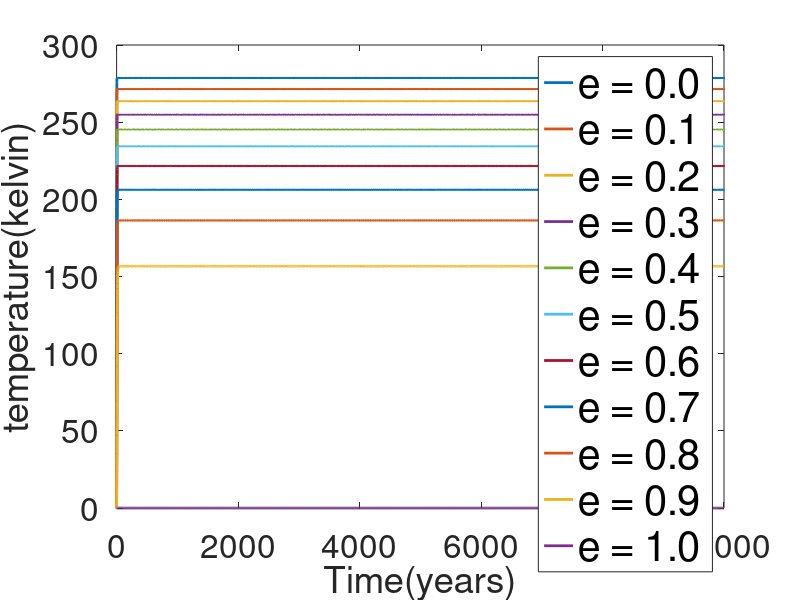

This figure's MATLAB source:
global R const_stefan absorbed_light E alpha_T A B Q

R = 2.912;#(w-yr)/((m^2)*k)
Q = 342 # W/(m^2)
alpha = 0.3 ;# albedo de la terre
const_stefan = 5.67*10^(-8)# W/((m^2)*(K^2)) , constante de Stefan-Boltzmann
absorbed_light = Q*(1-alpha)
E = 0.61 #facteur emissivite
A = 202
B = 1.90
alpha_T = @(T) 0.5 + 0.2 * tanh(0.1 * (265 - T - 273.5));

function Question_1(t,T0)
    display("graph for question 1")
    global R const_stefan absorbed_light
    ode_sys = @(t,T)[(absorbed_light-(const_stefan*T^4))/R];
    [t,T]= ode45(ode_sys, t, T0);
    plot(t,T,'DisplayName', 'temperature');
    xlabel('Time(years)')
    ylabel('temperature(kelvin)')
    hold on
    line([min(t), max(t)], [254.9090, 254.9090], 'Color', 'r', 'LineStyle', '--');
    legend('temperature','y=254.90')
    a = input('press enter to continue');
endfunction
function Question_2(t,T0)
    display("graph for question 2")
    global R const_stefan Q
    legend_entries = {};
    for e = 0:0.1:1;
      ode_sys = @(t,T)[(Q*(1-e)-(const_stefan*T^4))/R];
      [t,T]= ode45(ode_sys, t, T0);
      plot(t,T,'DisplayName', 'temperature', 'LineWidth', 2);

      xlabel('Time(years)', 'FontSize', 24);
      ylabel('temperature(kelvin)', 'FontSize', 24);
      hold on
      legend_entries = [legend_entries, sprintf('e = %.1f', e)];
    end
    set(gca, 'FontSize', 24);
    legend(legend_entries)
    legend(legend_entries, 'FontSize', 30);
    a = input('press enter to continue');
endfunction
function Question_3(t,T0)
    display("graph for question 3")
    global R const_stefan absorbed_light E
    ode_sys = @(t,T)[(absorbed_light-(E*const_stefan*T^4))/R];
    [t,T]= ode45(ode_sys, t, T0);
    plot(t,T,'DisplayName', 'temperature');
    xlabel('Time(years)')
    ylabel('temperature(kelvin)')
    hold on
    line([min(t), max(t)], [288.4382, 288.4382], 'Color', 'r', 'LineStyle', '--');
    legend('temperature','y=288.4382')
    a = input('press enter to continue');
endfunction
function Question_3_bis(t,T0)
    display("graph for question 3")
    global R const_stefan absorbed_light
    legend_entries = {};
    for e = 0:0.1:1;
      ode_sys = @(t,T)[(absorbed_light-(e*const_stefan*T^4))/R];
      [t,T]= ode45(ode_sys, t, T0);
      plot(t,T,'DisplayName', 'temperature');
      hold on
      xlabel('Time(years)')
      ylabel('temperature(kelvin)')
      legend_entries = [legend_entries, sprintf('e = %.1f', e)];
    end
    legend(legend_entries)
    a = input('press enter to continue');
endfunction
function Question_4(t,T0)
    display("graph for question 4")
    a = input('press enter to continue');
endfunction
function Question_5()
    t = 2022:1:2300;
    T0 = 14.84;
    display("graph for question 5")
    global R const_stefan A B Q alpha_T
    ode_sys = @(t,T)[(Q*(1-alpha_T(T))-(A+(B*T)))/R];
    [t,T]= ode45(ode_sys, t, T0);
    plot(t,T,'DisplayName', 'temperature');
    hold on
    line([min(t), max(t)], [19.41, 19.41], 'Color', 'r', 'LineStyle', '--');
    legend('temperature','y=19.41')
    xlabel('Time(years)')
    ylabel('temperature(celsius)')
    a = input('press enter to continue');
endfunction


T0 = 0;# temperature moyenne
t = 0:1:(10^4); # temps en annee
#Question_1(t,T0);
#hold off;


tq2 = 0:1:20
Question_2(t,T0);
hold off;

#Question_3(t,T0);
#hold off;
#Question_3_bis(t,T0);
#hold off;
#Question_5()
#hold off;
